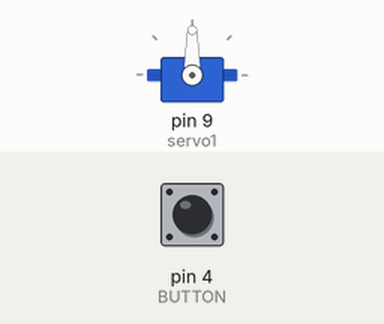
Bench run of a sketch on a simulated Arduino Uno, built with avr-gcc and run on an emulated ATmega328P. Parts: servo. The test bench sets the inputs (shaded band); at power-on: pin 4 (BUTTON) HIGH.

Above: at 1.2 s.
1.3 s: pin 4 (BUTTON) pulled LOW for 0.15 s
At 2.05 s:
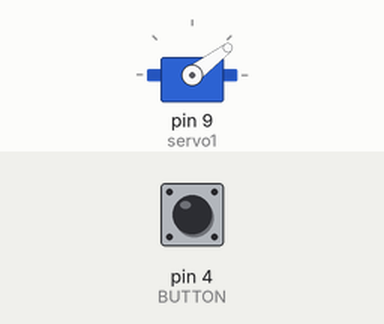
At 9.9 s:
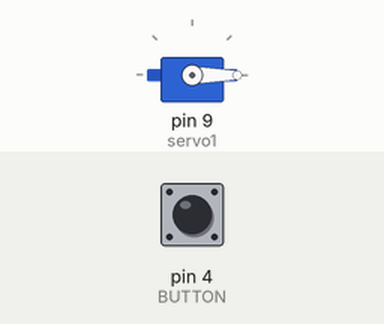
Timing chart, 0 to 11.4 s (numbered marks = the images above; inputs shaded):
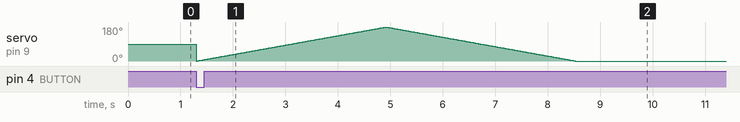

The sketch:

Code4Updated.ino
```cpp
#include <Servo.h> // import Servo library

Servo servo1; // create Servo servo1
const int BUTTON = 4; // button pin

void setup() {
  servo1.attach(9); // attach servo1 to pin 9

  pinMode(BUTTON, INPUT); // set button pin to input
}

void loop() {
  while(!digitalRead(BUTTON)) // wait for button to be pressed

  for (int pos = 0; pos <= 360; pos += 1) { // for all numbers zero to 360
    servo1.write(pos <= 180 ? pos : (180 - (pos - 180))); // if pos is greater than 180 translate to opposite (181 becomes 179, 190 becomes 170, etc.)
    delay(20); // delay for 20ms
  }
}
```
